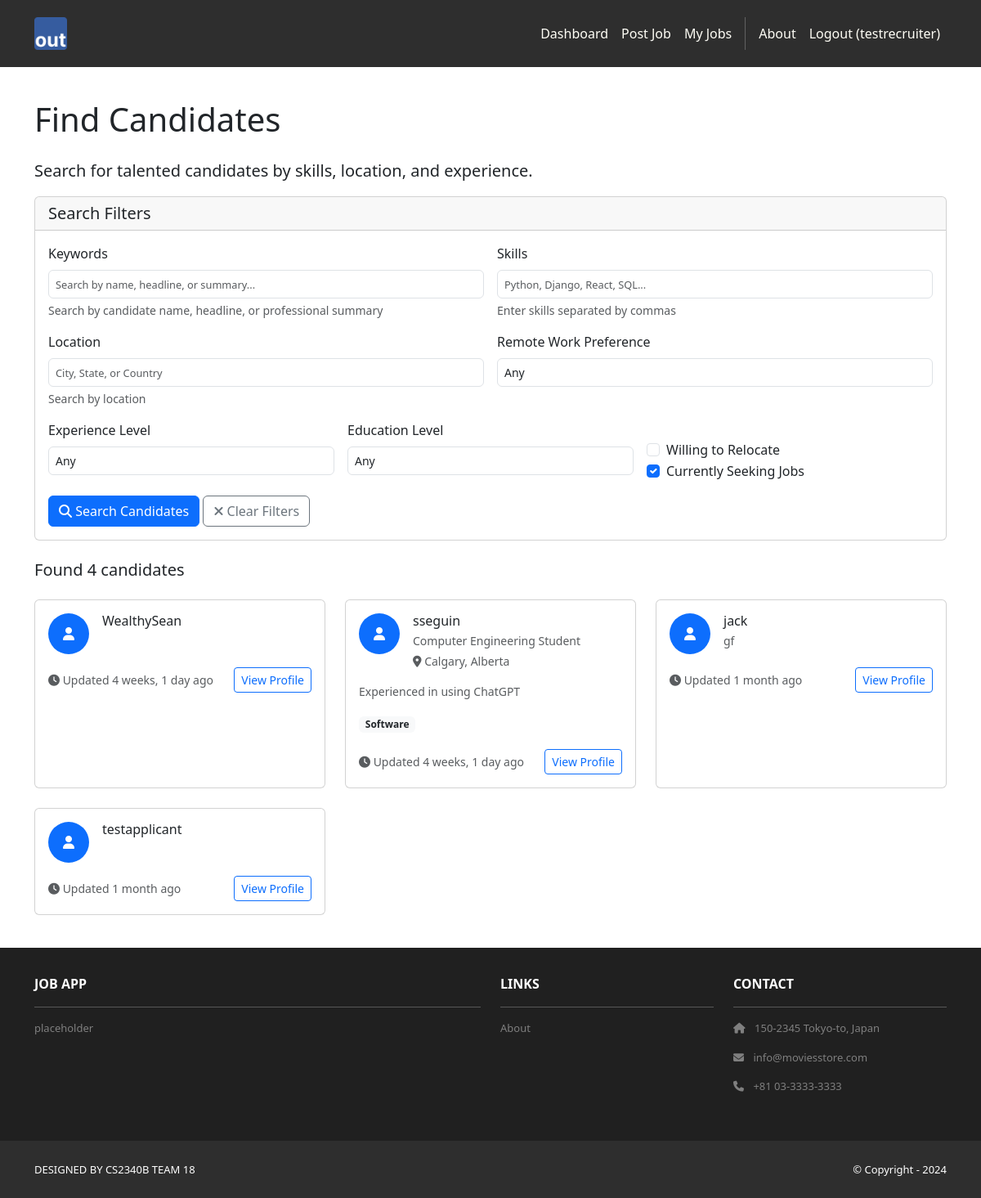
Before: /recruiters/candidates/ (signed in) with the older database file.
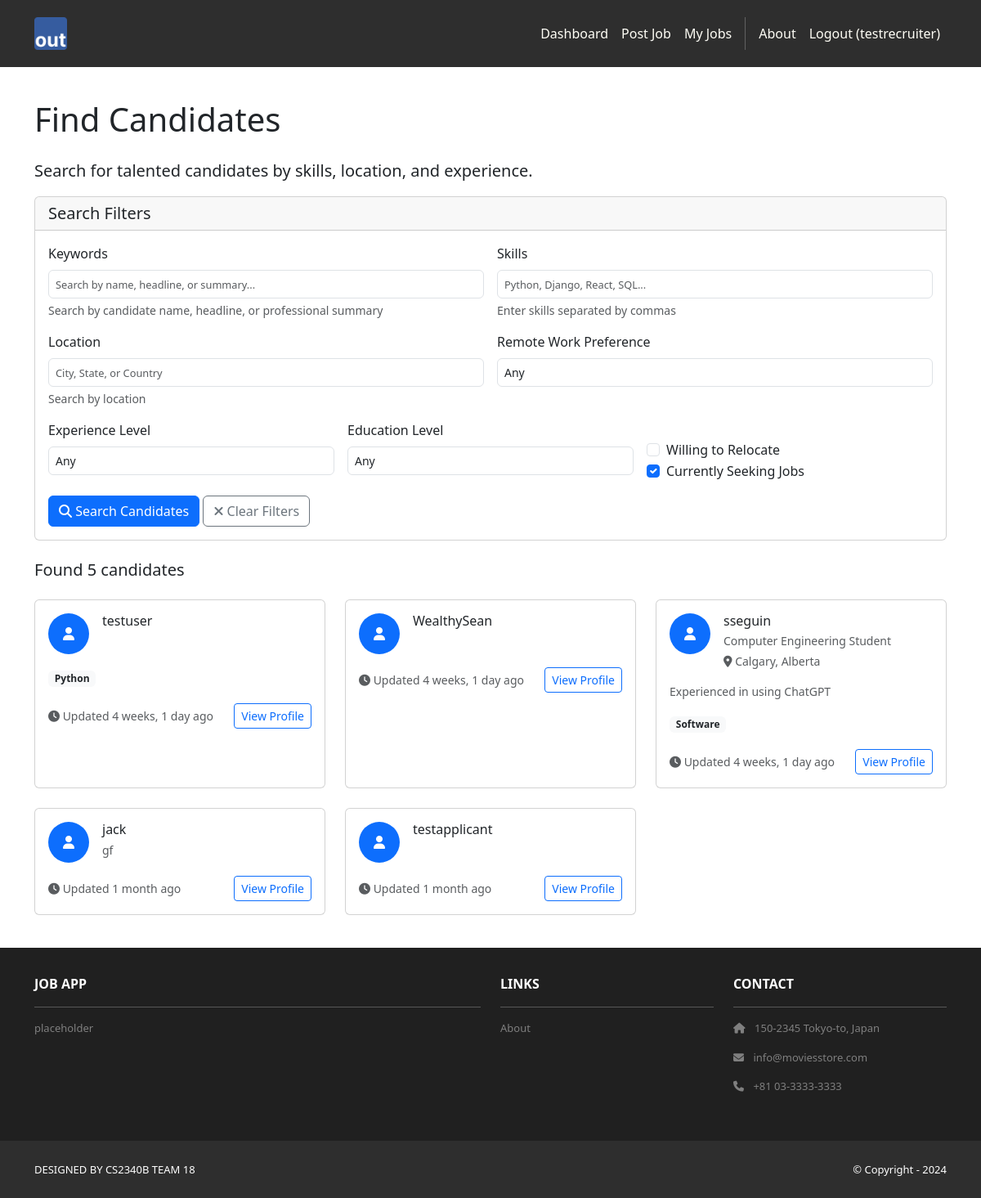
After: the same page with the newer database file.
### applicants/models.py (models this page shows, shortened)
class ApplicantProfile(models.Model):
    user = models.OneToOneField(User, on_delete=models.CASCADE, related_name='applicant_profile')
    headline = models.CharField(
        max_length=200,
        blank=True,
        help_text="A brief professional headline (e.g., 'Software Developer with 5 years experience')"
    )
    phone = models.CharField(max_length=20, blank=True)
    city = models.CharField(max_length=100, blank=True, help_text="City")
    state = models.CharField(max_length=100, blank=True, help_text="State or Province")
    country = models.CharField(max_length=100, blank=True, help_text="Country")
    postal_code = models.CharField(max_length=20, blank=True, help_text="Postal/ZIP Code")
    latitude = models.DecimalField(
        max_digits=9, decimal_places=6, null=True, blank=True,
        help_text="Latitude coordinate (auto-populated if possible)"
    )
    longitude = models.DecimalField(
        max_digits=9, decimal_places=6, null=True, blank=True,
        help_text="Longitude coordinate (auto-populated if possible)"
    )
    location = models.CharField(max_length=200, blank=True, help_text="Full location display (auto-generated)")
    willing_to_relocate = models.BooleanField(default=False, help_text="Willing to relocate for work")
    remote_work_preference = models.CharField(
        max_length=20,
        choices=[
            ('remote_only', 'Remote Only'),
            ('hybrid', 'Hybrid'),
            ('onsite_only', 'Onsite Only'),
            ('flexible', 'Flexible'),
        ],
        default='flexible',
        help_text="Remote work preference"
    )
    summary = models.TextField(
        blank=True,
        help_text="A brief summary of your professional background and career goals"
    )
    skills = models.TextField(
        blank=True,
        help_text="List your key skills separated by commas (e.g., 'Python, Django, React, SQL')"
    )
    linkedin_url = models.URLField(blank=True, help_text="Your LinkedIn profile URL")
    github_url = models.URLField(blank=True, help_text="Your GitHub profile URL")
    portfolio_url = models.URLField(blank=True, help_text="Your portfolio or personal website URL")
    other_url = models.URLField(blank=True, help_text="Any other relevant professional URL")
    is_public = models.BooleanField(default=True, help_text="Make profile visible to recruiters")
    is_seeking_jobs = models.BooleanField(default=True, help_text="Currently looking for job opportunities")
    created_at = models.DateTimeField(auto_now_add=True)
    updated_at = models.DateTimeField(auto_now=True)
    def get_skills_list(self):
        if self.skills:
            return [skill.strip() for skill in self.skills.split(',') if skill.strip()]
        return []
    def get_short_location(self):
        location_parts = []
        if self.city:
            location_parts.append(self.city)
        if self.state:
            location_parts.append(self.state)
        return ', '.join(location_parts) if location_parts else ''
    class Meta:
        verbose_name = "Applicant Profile"
        verbose_name_plural = "Applicant Profiles"

### recruiters/views.py (the view, shortened to what this page needs)
# urls.py: path('candidates/', views.candidates, name='candidates'),
@recruiter_required
def candidates(request):
    form = CandidateSearchForm(request.GET or None)
    candidates = ApplicantProfile.objects.filter(is_public=True)
    candidates = candidates.order_by('-updated_at')
    paginator = Paginator(candidates, 12)  # Show 12 candidates per page
    page_number = request.GET.get('page')
    page_obj = paginator.get_page(page_number)
    template_data = {
        'title': 'Find Candidates',
        'user_type': 'recruiter'
    }
    return render(request, 'recruiters/candidates.html', {
        'template_data': template_data,
        'form': form,
        'page_obj': page_obj,
        'candidates_count': candidates.count()
    })

### recruiters/templates/recruiters/candidates.html (shortened to what the changed rows need)
{% extends 'base.html' %}
{% block content %}
<div class="p-3 mt-4">
  <div class="container">
    <div class="row">
      <div class="col-12">
        <h1 class="mb-4">Find Candidates</h1>
      </div>
    </div>
    <div class="row">
      <div class="col-12">
        <div class="d-flex justify-content-between align-items-center mb-3">
          <h5>
            {% if page_obj %}
              Found {{ candidates_count }} candidate{{ candidates_count|pluralize }}
            {% else %}
              No candidates found
            {% endif %}
          </h5>
        </div>
        {% if page_obj %}
          <div class="row">
            {% for candidate in page_obj %}
              <div class="col-md-6 col-lg-4 mb-4">
                <div class="card h-100">
                  <div class="card-body">
                    <div class="d-flex align-items-start mb-3">
                      <div class="flex-shrink-0">
                        <div class="bg-primary text-white rounded-circle d-flex align-items-center justify-content-center" style="width: 50px; height: 50px;">
                          <i class="fas fa-user"></i>
                        </div>
                      </div>
                      <div class="flex-grow-1 ms-3">
                        <h6 class="card-title mb-1">
                          {{ candidate.user.get_full_name|default:candidate.user.username }}
                        </h6>
                        {% if candidate.headline %}
                          <p class="text-muted small mb-1">{{ candidate.headline }}</p>
                        {% endif %}
                        {% if candidate.get_short_location %}
                          <p class="text-muted small mb-0">
                            <i class="fas fa-map-marker-alt"></i> {{ candidate.get_short_location }}
                          </p>
                        {% endif %}
                      </div>
                    </div>
                    {% if candidate.summary %}
                      <p class="card-text small text-muted">
                        {{ candidate.summary|truncatewords:20 }}
                      </p>
                    {% endif %}
                    {% if candidate.get_skills_list %}
                      <div class="mb-3">
                        {% for skill in candidate.get_skills_list|slice:":5" %}
                          <span class="badge bg-light text-dark me-1 mb-1">{{ skill }}</span>
                        {% endfor %}
                      </div>
                    {% endif %}
                    <div class="d-flex justify-content-between align-items-center">
                      <small class="text-muted">
                        <i class="fas fa-clock"></i> Updated {{ candidate.updated_at|timesince }} ago
                      </small>
                      <a href="{% url 'recruiters:candidate_detail' candidate.pk %}" class="btn btn-sm btn-outline-primary">
                        View Profile
                      </a>
                    </div>
                  </div>
                </div>
              </div>
            {% endfor %}
          </div>
        {% endif %}
      </div>
    </div>
  </div>
</div>
{% endblock content %}

Changed rows visible on the page:
added ApplicantProfile: user.get_full_name "testuser", get_skills_list "Python", updated_at "4 weeks, 1 day"
Other visible differences:
{{ candidates_count }}: "4" → "5"
